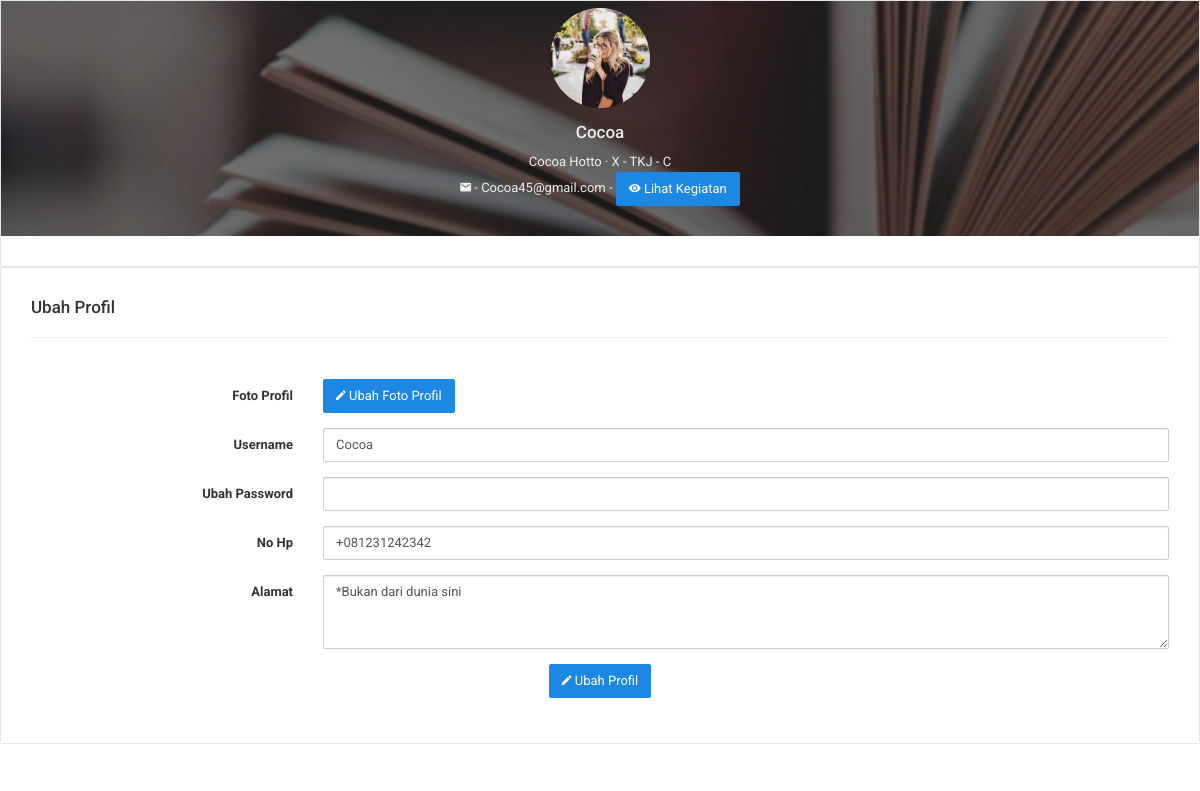
The app's page /profil_user.php?no_induk=17563/3423.087 with its own data.
### tables this page shows
CREATE TABLE `siswa` (
  `NIS` varchar(225) NOT NULL,
  `nama_siswa` varchar(225) NOT NULL,
  `foto_siswa` text NOT NULL,
  `kelas` varchar(225) NOT NULL,
  `no_hp_siswa` varchar(225) NOT NULL,
  `alamat_siswa` text,
  `tgl_entri_siswa` date NOT NULL
);

CREATE TABLE `user` (
  `id_user` int(12) NOT NULL,
  `id_siswa_pegawai` varchar(225) NOT NULL,
  `username` varchar(225) NOT NULL,
  `email` varchar(225) NOT NULL,
  `password` varchar(225) NOT NULL,
  `verifikasi` enum('Sudah','Belum') NOT NULL,
  `role` enum('Admin','User') NOT NULL
);

### profil_user.php (the view, shortened to what this page needs)
<!DOCTYPE html>
<html lang="en">
    <?php include('script/head_script.php');
        if (isset($_GET['no_induk'])) {
            $no = ($_GET["no_induk"]);
            $query_siswa = "SELECT NIS FROM SISWA WHERE NIS = '$no'";
            $result_siswa = mysqli_query($con, $query_siswa);
                          if($result_siswa->num_rows == 1){
                            $query = "SELECT a.*, b.* FROM siswa AS a INNER JOIN user AS b
                            WHERE a.NIS = '$no' AND a.NIS = b.id_siswa_pegawai";
                                $result = mysqli_query($con, $query);
                                    $data        = mysqli_fetch_assoc($result);
                                        $nama        = $data["nama_siswa"];
                                        $foto        = $data["foto_siswa"];
                                        $jabatan     = $data["kelas"];
                                        $email       = $data["email"];
                                        $username    = $data["username"];
                                        $no_hp       = $data["no_hp_siswa"];
                                        $alamat      = $data["alamat_siswa"];
                          }
        }
    ?>
        <div class="profile">
                <div class="p-about m-b-0">
                    <div class="widget-infoblock wi-small m-b-30" style="background-image: url(img/photos/<?php echo(rand(2,5)); ?>.jpg)">
                        <div class="wi-bg">
                        </div>
                        <div class="wi-content-bottom p-a-30">
                            <div class="wi-text">
                                <div class="pa-avatar">
                                    <img id="preview_gambar"  src="img/avatars/<?php echo $foto ?>" alt="Foto Profil" width="100" height="100">
                                </div>
                            </div>
                            <div class="wi-text"><h4><?php echo $username ?></h4></div>
                            <div class="wi-text"><?php echo $nama ?> · <?php echo $jabatan ?></div>
                            <div class="wi-text">
                                <i class="zmdi zmdi-email"></i> - <?php echo $email ?> -
                                <button type="button" class="btn btn-primary m-w-120" data-toggle="modal" data-target="#kegiatan">
                                  <i class="zmdi zmdi-eye"></i> Lihat Kegiatan
                                </button>
                            </div>
                        </div>
                    </div>
                </div>
                <div class="row">
                    <div class="col-md-12">
                        <div class="p-info m-b-20">
                        <h4 class="m-y-0">Ubah Profil</h4>
                        <hr>
                        <form id="inputmasks" class="form-horizontal"  method="post" action="system/proses_ubah_user.php" enctype="multipart/form-data">
                            <div class="form-group">
                              <label class="col-sm-3 control-label" for="form-control-5">Foto Profil</label>
                              <div class="col-sm-9">
                                <label for="preview" class="btn btn-primary btn-fill"><i class="zmdi zmdi-edit"> </i> Ubah Foto Profil</label>
                              </div>
                            </div>
                            <div class="form-group">
                                <label class="col-sm-3 control-label" for="form-control-1">Username</label>
                                <div class="col-sm-9">
                                    <input id="form-control-1" class="form-control" type="text" name="username" value="<?php echo $username ?>" >
                                </div>
                            </div>
                            <div class="form-group">
                                <label class="col-sm-3 control-label" for="form-control-1">Ubah Password</label>
                                <div class="col-sm-9">
                                    <input id="form-control-1" class="form-control" type="password" name="password" >
                                </div>
                            </div>
                            <div class="form-group">
                                <label class="col-sm-3 control-label" for="form-control-1">No Hp</label>
                                <div class="col-sm-9">
                                    <input id="form-control-1" class="form-control" type="text" name="no_hp" value="<?php echo $no_hp ?>" >
                                </div>
                            </div>
                            <div class="form-group">
                                <label class="col-sm-3 control-label" for="form-control-1">Alamat</label>
                                <div class="col-sm-9">
                                    <textarea id="form-control-8" class="form-control" rows="3" name="alamat" ><?php echo $alamat ?></textarea>
                                </div>
                            </div>
                            <div class="form-group">
                                <div class="col-sm-12" align="center">
                                    <button type="submit" name="input" rel="tooltip" class="btn btn-primary btn-fill">
                                        <i class="zmdi zmdi-edit"></i> Ubah Profil
                                    </button>
                                </div>
                            </div>
                        </form>
                        </div>
                    </div>
                </div>
        </div>
</html>

### records on screen
siswa: foto_siswa (picture), user.username "Cocoa", nama_siswa "Cocoa Hotto", kelas "X - TKJ - C", user.email "Cocoa45@gmail.com", username "Cocoa", no_hp "+081231242342", alamat "*Bukan dari dunia sini"
